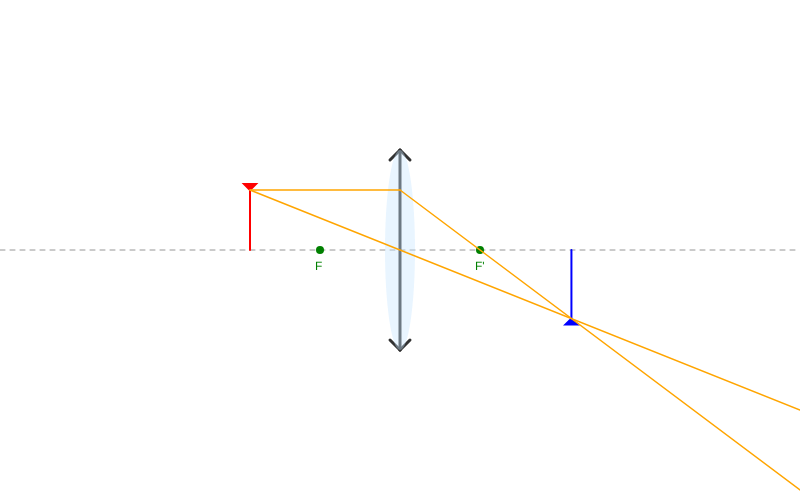
Frame 1 (no input)
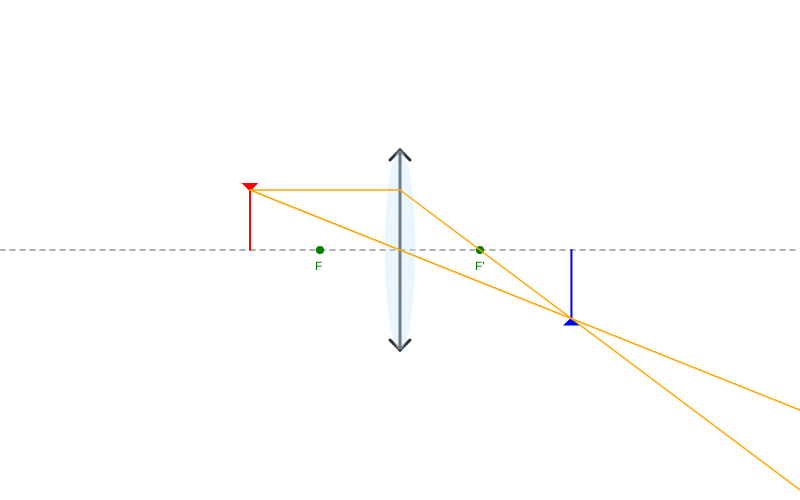
Frame 60 (no input)
Frame 120 (the mouse pressed at the canvas centre since frame 60): identical to frame 60, image omitted

The p5.js sketch that drew these frames (run headless with seeded random() and noise() and a simulated clock; from frame 60 on, the mouse is pressed at the canvas centre):

// p5.js sketch
// ── sketch.js
// Variables globales para los controles
let sliderFoco, sliderPos, sliderAltura;
let selTipoLente;
let labelF, labelPos, labelAlt;

function setup() {
  // 1. Crear el lienzo (Canvas)
  createCanvas(800, 500);
  
  // 2. Crear controles (Inputs) usando p5.js
  
  // Selector de tipo de lente
  createP('<b>Tipo de Lente:</b>').position(20, 520);
  selTipoLente = createSelect();
  selTipoLente.position(120, 535);
  selTipoLente.option('Convergente (Convexa)');
  selTipoLente.option('Divergente (Cóncava)');
  selTipoLente.selected('Convergente (Convexa)');

  // Slider Distancia Focal
  labelF = createDiv(); labelF.position(20, 570);
  sliderFoco = createSlider(30, 150, 80);
  sliderFoco.position(150, 570); sliderFoco.style('width', '200px');

  // Slider Posición Objeto
  labelPos = createDiv(); labelPos.position(20, 600);
  sliderPos = createSlider(40, 350, 150);
  sliderPos.position(150, 600); sliderPos.style('width', '200px');

  // Slider Altura Objeto
  labelAlt = createDiv(); labelAlt.position(20, 630);
  sliderAltura = createSlider(10, 100, 60);
  sliderAltura.position(150, 630); sliderAltura.style('width', '200px');
}

function draw() {
  background(255);
  
  // --- A. OBTENER VALORES ---
  let tipo = selTipoLente.value();
  let f = sliderFoco.value();
  let do_pos = sliderPos.value();
  let ho = sliderAltura.value();
  
  // Actualizar textos
  labelF.html(`Distancia Focal (f): <b>${f} px</b>`);
  labelPos.html(`Posición Objeto (do): <b>${do_pos} px</b>`);
  labelAlt.html(`Altura Objeto (ho): <b>${ho} px</b>`);

  // Centro del canvas
  let cx = width / 2;
  let cy = height / 2;

  // Lógica de Lente (Convexa +, Cóncava -)
  let fMath = (tipo === 'Convergente (Convexa)') ? f : -f;

  // --- B. CÁLCULOS FÍSICOS ---
  // Ecuación de lentes: 1/f = 1/do + 1/di  =>  di = (f*do) / (do - f)
  let di = (fMath * do_pos) / (do_pos - fMath);
  // Magnificación
  let m = -di / do_pos;
  let hi = m * ho;

  // --- C. DIBUJAR GUIAS ---
  // Eje principal
  stroke(150); setLineDash([5, 5]);
  line(0, cy, width, cy);
  setLineDash([]); // Reset linea sólida

  // Dibujar Focos
  fill('green'); noStroke();
  circle(cx - f, cy, 8); text("F", cx - f - 5, cy + 20);
  circle(cx + f, cy, 8); text("F'", cx + f - 5, cy + 20);

  // --- D. DIBUJAR LENTE ---
  stroke(50); strokeWeight(3);
  if (tipo === 'Convergente (Convexa)') {
    line(cx, cy - 100, cx, cy + 100);
    // Flechas hacia afuera
    line(cx, cy - 100, cx - 10, cy - 90); line(cx, cy - 100, cx + 10, cy - 90);
    line(cx, cy + 100, cx - 10, cy + 90); line(cx, cy + 100, cx + 10, cy + 90);
    
    // Forma vidrio sutil
    noStroke(); fill(200, 230, 255, 100);
    ellipse(cx, cy, 30, 200);
  } else {
    line(cx, cy - 100, cx, cy + 100);
    // Flechas hacia adentro (invertidas)
    line(cx, cy - 100, cx - 10, cy - 110); line(cx, cy - 100, cx + 10, cy - 110);
    line(cx, cy + 100, cx - 10, cy + 110); line(cx, cy + 100, cx + 10, cy + 110);
    
    // Forma vidrio sutil
    noStroke(); fill(200, 230, 255, 100);
    rect(cx - 10, cy - 100, 20, 200);
  }

  // --- E. DIBUJAR OBJETO ---
  drawArrow(cx - do_pos, cy, -ho, 'red'); // Objeto (rojo)

  // --- F. DIBUJAR IMAGEN ---
  // Si di es muy grande (infinito), no dibujamos
  if (Math.abs(di) < 3000) {
    let imgColor = (di < 0) ? color(0, 100, 255, 100) : 'blue'; // Virtual transparente, Real sólida
    // Ojo: en p5 y crece abajo. Si hi es negativo (invertida), pasamos negativo a la función
    drawArrow(cx + di, cy, -hi, imgColor);
  }

  // --- G. RAYOS DE LUZ (Trazado) ---
  strokeWeight(1.5); stroke('orange');
  let objX = cx - do_pos;
  let objY = cy - ho;

  // 1. Rayo Paralelo
  line(objX, objY, cx, objY); // Del objeto a la lente
  if (tipo === 'Convergente (Convexa)') {
    // Pasa por Foco derecho
    line_extended(cx, objY, cx + f, cy); 
  } else {
    // Diverge desde Foco izquierdo
    // Línea real divergiendo
    let slope = (objY - cy) / (0 - (-f)); // Pendiente desde foco virtual
    line(cx, objY, width, objY + slope * (width/2));
    // Proyección virtual punteada
    stroke(255, 165, 0, 100); setLineDash([5,5]);
    line(cx, objY, cx - f, cy);
    setLineDash([]); stroke('orange');
  }

  // 2. Rayo Central (Pasa por el centro sin desviarse)
  // Simplemente extendemos la línea que une el objeto con (cx, cy)
  line_extended(objX, objY, cx, cy);

}

// --- FUNCIONES AUXILIARES ---

function drawArrow(xBase, yBase, h, col) {
  stroke(col); fill(col); strokeWeight(2);
  line(xBase, yBase, xBase, yBase + h);
  // Cabeza flecha
  let arrowSize = 6;
  let yTip = yBase + h;
  // Dibujar triángulo simple en la punta
  let direction = (h < 0) ? -1 : 1; 
  triangle(xBase - arrowSize, yTip - (direction*(-arrowSize)), 
           xBase + arrowSize, yTip - (direction*(-arrowSize)), 
           xBase, yTip);
}

// Función para dibujar una línea que atraviesa dos puntos y sigue hasta el borde
function line_extended(x1, y1, x2, y2) {
  // Calculamos pendiente y dibujamos un segmento largo
  let slope = (y2 - y1) / (x2 - x1);
  let intercept = y1 - slope * x1;
  // Dibujamos desde x1 hasta el final del canvas a la derecha
  let xEnd = width;
  let yEnd = slope * xEnd + intercept;
  line(x1, y1, xEnd, yEnd);
}

function setLineDash(list) {
  drawingContext.setLineDash(list);
}
